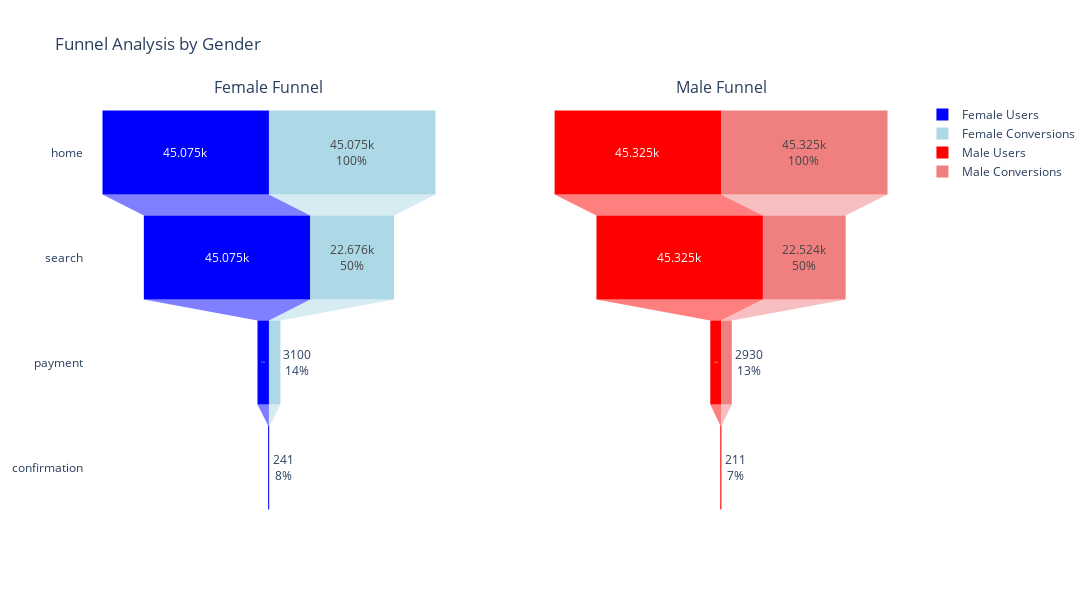

This figure's notebook cell:
### Code cell
pio.templates.default = "plotly_white"


fig = make_subplots(rows=1, cols=2, shared_yaxes=True, subplot_titles=('Female Funnel', 'Male Funnel'))

# Add users trace for female
fig.add_trace(go.Funnel(
    y=results_female['stage'],
    x=results_female['users'],
    textposition='auto',
    textinfo='value',
    name='Female Users',
    marker=dict(color='blue')
), row=1, col=1)

# Add conversions trace for female
fig.add_trace(go.Funnel(
    y=results_female['stage'],
    x=results_female['conversions'],
    textposition='auto',
    textinfo='value+percent previous',
    name='Female Conversions',
    marker=dict(color='lightblue')
), row=1, col=1)

# Add users trace for male
fig.add_trace(go.Funnel(
    y=results_male['stage'],
    x=results_male['users'],
    textposition='auto',
    textinfo='value',
    name='Male Users',
    marker=dict(color='red')
), row=1, col=2)

# Add conversions trace for male
fig.add_trace(go.Funnel(
    y=results_male['stage'],
    x=results_male['conversions'],
    textposition='auto',
    textinfo='value+percent previous',
    name='Male Conversions',
    marker=dict(color='lightcoral')
), row=1, col=2)

# Update layout for better visibility
fig.update_layout(
    title='Funnel Analysis by Gender',
    funnelmode='stack',
    height=600,
    width=1300
)

# Show the figure
fig.show("png")

### Figure 1 — Plotly figure (JSON) as saved in the notebook; plotly's stock layout.template omitted (floating-point values rounded to 4 significant figures)
{"data": [{"marker": {"color": "blue"}, "name": "Female Users", "textinfo": "value", "textposition": "auto", "type": "funnel", "x": [45075, 45075, 3100, 241], "xaxis": "x", "y": ["home", "search", "payment", "confirmation"], "yaxis": "y"}, {"marker": {"color": "lightblue"}, "name": "Female Conversions", "textinfo": "value+percent previous", "textposition": "auto", "type": "funnel", "x": [45075, 22676, 3100, 241], "xaxis": "x", "y": ["home", "search", "payment", "confirmation"], "yaxis": "y"}, {"marker": {"color": "red"}, "name": "Male Users", "textinfo": "value", "textposition": "auto", "type": "funnel", "x": [45325, 45325, 2930, 211], "xaxis": "x2", "y": ["home", "search", "payment", "confirmation"], "yaxis": "y2"}, {"marker": {"color": "lightcoral"}, "name": "Male Conversions", "textinfo": "value+percent previous", "textposition": "auto", "type": "funnel", "x": [45325, 22524, 2930, 211], "xaxis": "x2", "y": ["home", "search", "payment", "confirmation"], "yaxis": "y2"}], "layout": {"annotations": [{"font": {"size": 16}, "showarrow": false, "text": "Female Funnel", "x": 0.225, "xanchor": "center", "xref": "paper", "y": 1, "yanchor": "bottom", "yref": "paper"}, {"font": {"size": 16}, "showarrow": false, "text": "Male Funnel", "x": 0.775, "xanchor": "center", "xref": "paper", "y": 1, "yanchor": "bottom", "yref": "paper"}], "funnelmode": "stack", "height": 600, "title": {"text": "Funnel Analysis by Gender"}, "width": 1300, "xaxis": {"anchor": "y", "domain": [0, 0.45]}, "xaxis2": {"anchor": "y2", "domain": [0.55, 1]}, "yaxis": {"anchor": "x", "domain": [0, 1]}, "yaxis2": {"anchor": "x2", "domain": [0, 1], "matches": "y", "showticklabels": false}}}
